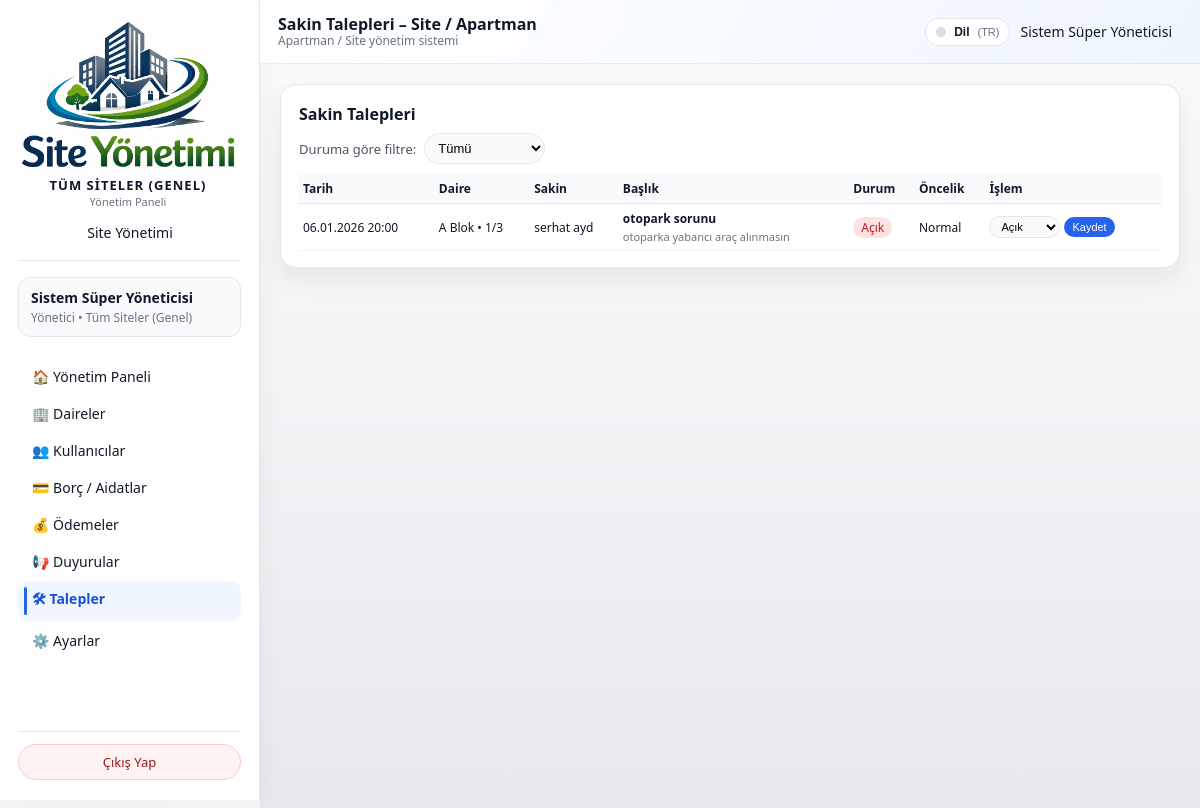
The page /admin/tickets (signed in) on the database as committed earlier.
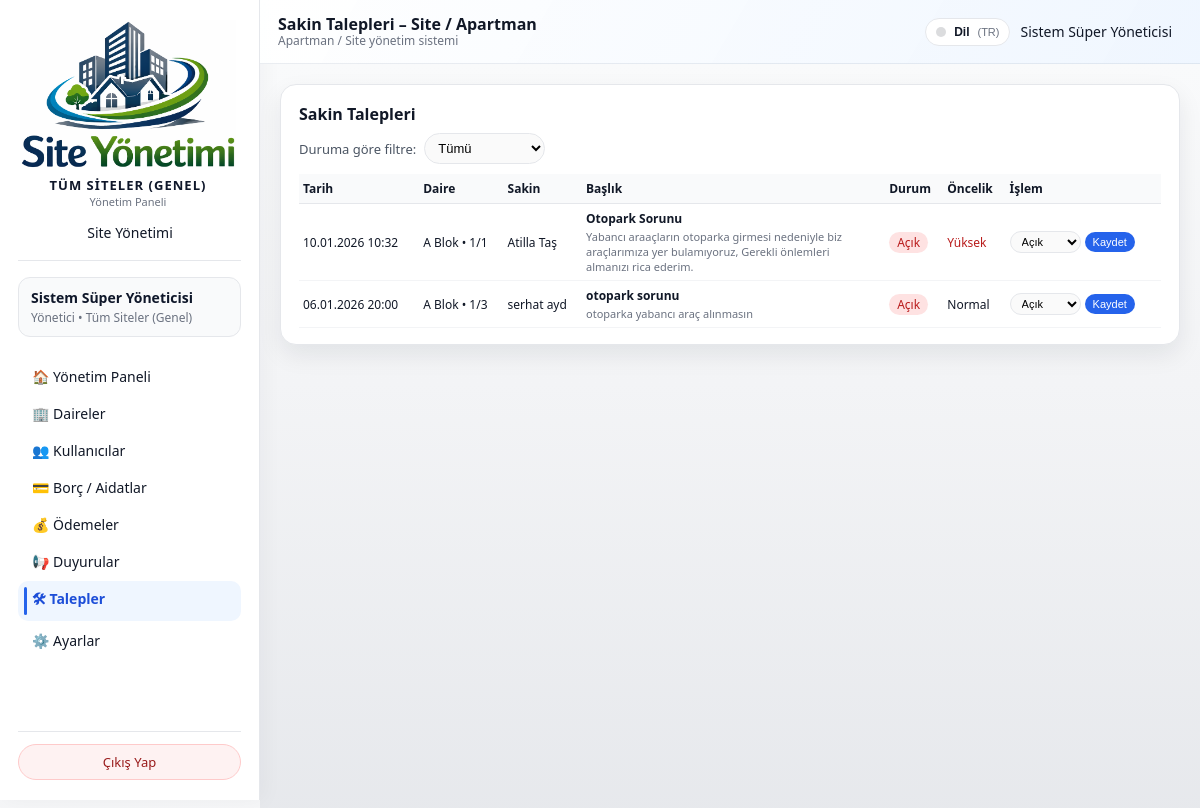
The same page on the database as committed later.
### models/ticket_model.py (models this page shows, shortened)
class Ticket(db.Model):
    __tablename__ = "tickets"
    id = db.Column(db.Integer, primary_key=True)
    site_id = db.Column(db.Integer, db.ForeignKey("sites.id"), nullable=False)
    apartment_id = db.Column(db.Integer, db.ForeignKey("apartments.id"), nullable=False)
    user_id = db.Column(db.Integer, db.ForeignKey("users.id"), nullable=False)
    title = db.Column(db.String(200), nullable=False)
    description = db.Column(db.Text, nullable=False)
    status = db.Column(db.String(20), nullable=False, default="open")
    priority = db.Column(db.String(20), nullable=False, default="normal")
    created_at = db.Column(db.DateTime, default=datetime.utcnow)
    updated_at = db.Column(
        db.DateTime, default=datetime.utcnow, onupdate=datetime.utcnow
    )
    closed_at = db.Column(db.DateTime, nullable=True)
    user = db.relationship("User", backref="tickets", lazy=True)

### models/apartment_model.py (models this page shows, shortened)
class Apartment(db.Model):
    __tablename__ = "apartments"
    id = db.Column(db.Integer, primary_key=True)
    site_id = db.Column(db.Integer, db.ForeignKey("sites.id"), nullable=False)
    block = db.Column(db.String(50), nullable=False)
    floor = db.Column(db.String(20), nullable=False)
    number = db.Column(db.String(20), nullable=False)
    area_m2 = db.Column(db.Float, nullable=True)
    owner_name = db.Column(db.String(120))
    owner_phone = db.Column(db.String(32))
    notes = db.Column(db.Text)
    users = db.relationship("User", backref="apartment", lazy="dynamic")
    bills = db.relationship("Bill", backref="apartment", lazy="dynamic")
    payments = db.relationship("Payment", backref="apartment", lazy="dynamic")
    tickets = db.relationship("Ticket", backref="apartment", lazy="dynamic")

### models/user_model.py (models this page shows, shortened)
class User(db.Model):
    __tablename__ = "users"
    id = db.Column(db.Integer, primary_key=True)
    name = db.Column(db.String(120), nullable=False)
    email = db.Column(db.String(120), unique=True, nullable=False, index=True)
    phone = db.Column(db.String(32), nullable=True)
    password_hash = db.Column(db.String(255), nullable=False)
    role = db.Column(db.String(20), nullable=False, default="resident")
    site_id = db.Column(db.Integer, db.ForeignKey("sites.id"), nullable=True)
    apartment_id = db.Column(
        db.Integer,
        db.ForeignKey("apartments.id"),
        nullable=True,
    )
    is_active = db.Column(db.Boolean, default=True, nullable=False)

### routes/admin_routes.py (the view)
@admin_bp.route("/tickets", methods=["GET"])
@admin_required
def manage_tickets():
    status_filter = (request.args.get("status") or "all").strip()
    admin_user = _get_current_admin()
    site_id = session.get("active_site_id") or (admin_user.site_id if admin_user else None)
    is_super = (admin_user and admin_user.role == "super_admin")
    global_mode = is_super and not site_id  # super_admin site seçmezse tüm siteler
    if not is_super and not site_id:
        flash("Talep listesi için bir siteye atanmış olmanız gerekiyor.", "error")
        return redirect(url_for("admin.dashboard"))
    tickets = []
    try:
        q = (
            db.session.query(Ticket, Apartment, User)
            .outerjoin(Apartment, Ticket.apartment_id == Apartment.id)
            .outerjoin(User, Ticket.user_id == User.id)
        )
        if not global_mode:
            q = q.filter(Ticket.site_id == site_id)
        if status_filter in ("open", "in_progress", "closed"):
            q = q.filter(Ticket.status == status_filter)
        tickets = q.order_by(Ticket.created_at.desc()).all()
    except SQLAlchemyError as exc:
        current_app.logger.exception("Talep listesi alınamadı: %s", exc)
        flash("Talep listesi alınırken bir hata oluştu.", "error")
    return render_template(
        "admin/talepler.html",
        tickets=tickets,
        status_filter=status_filter,
    )

### routes/admin_routes.py (called while the page is built)
def admin_required(view_func):
    @wraps(view_func)
    def wrapped_view(*args, **kwargs):
        user_id = session.get("user_id")
        role = session.get("user_role")
        if not user_id:
            flash("Devam etmek için lütfen giriş yapın.", "info")
            return redirect(url_for("auth.login"))
        if role not in ("admin", "super_admin"):
            flash("Bu alana sadece yönetici kullanıcılar erişebilir.", "error")
            return redirect(url_for("index"))
        return view_func(*args, **kwargs)
    return wrapped_view

@admin_bp.app_context_processor
def inject_site_name():
    name = session.get("site_name")
    if not name:
        name = get_site_display_name()  # DB'den oku (SystemSetting)
        session["site_name"] = name
    return {"current_site_name": name}

def _get_current_admin():
    user_id = session.get("user_id")
    if not user_id:
        return None
    try:
        return User.query.get(user_id)
    except SQLAlchemyError as exc:
        current_app.logger.exception("Admin bilgisi alınamadı: %s", exc)
        return None

### templates/admin/talepler.html (shortened to what the changed rows need)
{% extends "base.html" %}
{% set LANG = session.get('lang','tr') %}
{% macro tp(k) -%}
  {{ I18N_PAGE.get(LANG, I18N_PAGE['tr']).get(k, I18N_PAGE['tr'].get(k, k)) }}
{%- endmacro %}
{% block content %}
<div class="card">
  <h2 style="font-size:16px; margin-bottom:8px;">{{ tp('card_title') }}</h2>
  {% if tickets %}
    <div style="width:100%; overflow-x:auto;">
      <table style="width:100%; border-collapse:collapse; font-size:12px;">
        <thead>
          <tr style="background:#f9fafb; border-bottom:1px solid #e5e7eb;">
            <th style="text-align:left; padding:6px 4px;">{{ tp('col_date') }}</th>
            <th style="text-align:left; padding:6px 4px;">{{ tp('col_apartment') }}</th>
            <th style="text-align:left; padding:6px 4px;">{{ tp('col_resident') }}</th>
            <th style="text-align:left; padding:6px 4px;">{{ tp('col_title') }}</th>
            <th style="text-align:left; padding:6px 4px;">{{ tp('col_status') }}</th>
            <th style="text-align:left; padding:6px 4px;">{{ tp('col_priority') }}</th>
            <th style="text-align:left; padding:6px 4px;">{{ tp('col_action') }}</th>
          </tr>
        </thead>
        <tbody>
          {% for t, apt, u in tickets %}
            <tr style="border-bottom:1px solid #f3f4f6;">
              <td style="padding:6px 4px; white-space:nowrap;">
                {% if t.created_at %}
                  {{ t.created_at.strftime('%d.%m.%Y %H:%M') }}
                {% else %}
                  {{ tp('dash') }}
                {% endif %}
              </td>
              <td style="padding:6px 4px; white-space:nowrap;">
                {% if apt %}
                  {{ apt.block }} Blok • {{ apt.floor }}/{{ apt.number }}
                {% else %}
                  <span style="color:#9ca3af;">{{ tp('apt_unspecified') }}</span>
                {% endif %}
              </td>
              <td style="padding:6px 4px; white-space:nowrap;">
                {% if u %}
                  {{ u.name }}
                {% else %}
                  <span style="color:#9ca3af;">{{ tp('dash') }}</span>
                {% endif %}
              </td>
              <td style="padding:6px 4px; max-width:260px;">
                <div style="font-weight:600; margin-bottom:2px;">
                  {{ t.title }}
                </div>
                <div style="font-size:11px; color:#6b7280; max-width:260px; white-space:normal; overflow:visible; word-break:break-word;">
                  {{ t.description }}
                </div>
              </td>
              <td style="padding:6px 4px; white-space:nowrap;">
                {% if t.status == 'closed' %}
                  <span style="padding:2px 8px; border-radius:999px; background:#dcfce7; color:#15803d;">{{ tp('status_closed') }}</span>
                {% elif t.status == 'in_progress' %}
                  <span style="padding:2px 8px; border-radius:999px; background:#fef9c3; color:#854d0e;">{{ tp('status_in_progress') }}</span>
                {% else %}
                  <span style="padding:2px 8px; border-radius:999px; background:#fee2e2; color:#b91c1c;">{{ tp('status_open') }}</span>
                {% endif %}
              </td>
              <td style="padding:6px 4px; white-space:nowrap;">
                {% if t.priority == 'high' %}
                  <span style="color:#b91c1c;">{{ tp('priority_high') }}</span>
                {% elif t.priority == 'low' %}
                  <span style="color:#15803d;">{{ tp('priority_low') }}</span>
                {% else %}
                  {{ tp('priority_normal') }}
                {% endif %}
              </td>
              <td style="padding:6px 4px; white-space:nowrap;">
                <form method="post"
                      action="{{ url_for('admin.update_ticket_status', ticket_id=t.id, status=status_filter) }}"
                      style="display:inline-flex; gap:4px; align-items:center;">
                  <select name="status"
                          style="padding:3px 7px; border-radius:999px; border:1px solid #e5e7eb; font-size:11px;">
                    <option value="open" {% if t.status == 'open' %}selected{% endif %}>{{ tp('select_open') }}</option>
                  </select>
                  <button type="submit"
                          style="padding:4px 8px; border-radius:999px; border:none; background:#2563eb; color:white; font-size:11px; cursor:pointer;">
                    {{ tp('btn_save') }}
                  </button>
                </form>
              </td>
            </tr>
          {% endfor %}
        </tbody>
      </table>
    </div>
  {% else %}
    <p style="font-size:13px; color:#6b7280;">
      {{ tp('empty') }}
    </p>
  {% endif %}
</div>
{% endblock %}

Rows that differ between the two databases and show on the page:
added Ticket: created_at "10.01.2026 10:32", block "A", floor "1", number "1", name "Atilla Taş", title "Otopark Sorunu", description "Yabancı araaçların otoparka girmesi nedeniyle biz araçlarımıza yer bulamıyoruz, Gerekli önlemleri almanızı rica ederim.", get "Açık Yüksek Kaydet", status "Açık"
